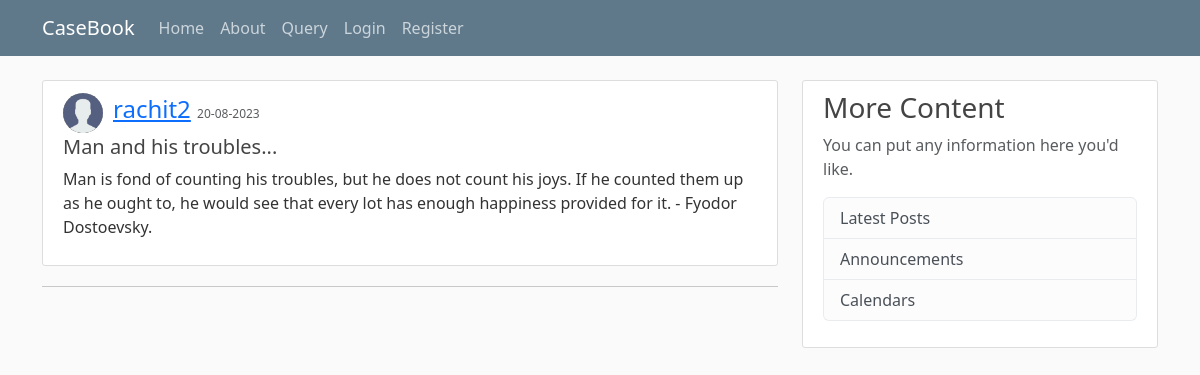
The page /post/14 on the database its author committed.
### blogsite/models.py (models this page shows, shortened)
class User(db.Model, UserMixin):
    id = db.Column(db.Integer, primary_key=True)
    username = db.Column(db.String(20), unique=True, nullable=False)
    email = db.Column(db.String(100), unique=True, nullable=False)
    img_file = db.Column(db.String(20), nullable=False, default='default.jpeg')
    password = db.Column(db.String(60), nullable=False)
    posts = db.relationship('Post', backref='author', lazy=True)

class Post(db.Model):
    id = db.Column(db.Integer, primary_key=True)
    title = db.Column(db.String(50), nullable=False)
    date_posted = db.Column(db.DateTime, nullable=False, default=datetime.utcnow)
    content = db.Column(db.Text, nullable=False)
    user_id = db.Column(db.Integer, db.ForeignKey('user.id'), nullable=False)

### blogsite/routes.py (the view)
@app.route('/post/<int:post_id>')
def post(post_id):
    post = Post.query.get_or_404(post_id)
    return render_template('post.html',page_title=post.title,post=post)

### blogsite/templates/post.html (shortened to what this page needs)
{% extends "layout.html" %}
{% block page_content %}
<article class="media content-section">
  <div class="d-flex align-items-center">
    <img class="img-fluid rounded-circle article-img mr-3"
      src="{{ url_for('static',filename='profile_pic/'+post.author.img_file) }}" alt="Profile Photo of author">
    <div style="margin-left: 10px;">
      <div class="article-metadata">
        <a class="mr-2" href="{{ url_for('user_posts',username=post.author.username) }}">{{ post.author.username }}</a>
        <small class="text-muted" style="font-size: 0.75rem;">{{ post.date_posted.strftime('%d-%m-%Y') }}</small>
      </div>
    </div>
  </div>
  <div class="media-body">
    <h2 class="article-title">{{ post.title }}</h2>
    <p class="article-content">{{ post.content }}</p>
  </div>
</article>
<hr>
{% endblock page_content %}

### blogsite/static/temp_style.css (style rules this page uses)
body { background: #fafafa; color: #333333; margin-top: 5rem; }
h1, h2, h3, h4, h5, h6 { color: #444444; }
.content-section { background: #ffffff; padding: 10px 20px; border: 1px solid #dddddd; border-radius: 3px; margin-bottom: 20px; }
.article-title { font-size: 1.25rem; }
.article-content { margin-top: 0.5rem; }
.article-img { height: 40px; width: 40px; }
.article-metadata { font-size: 1.5rem; margin-bottom: 0.5rem; }

### rows shown on the page
User: img_file (placeholder picture), author.username "rachit2"
Post: date_posted "20-08-2023", title "Man and his troubles...", content "Man is fond of counting his troubles, but he does not count his joys. If he counted them up as he ought to, he would see that every lot has enough happiness provided for it. - Fyodor Dostoevsky."
